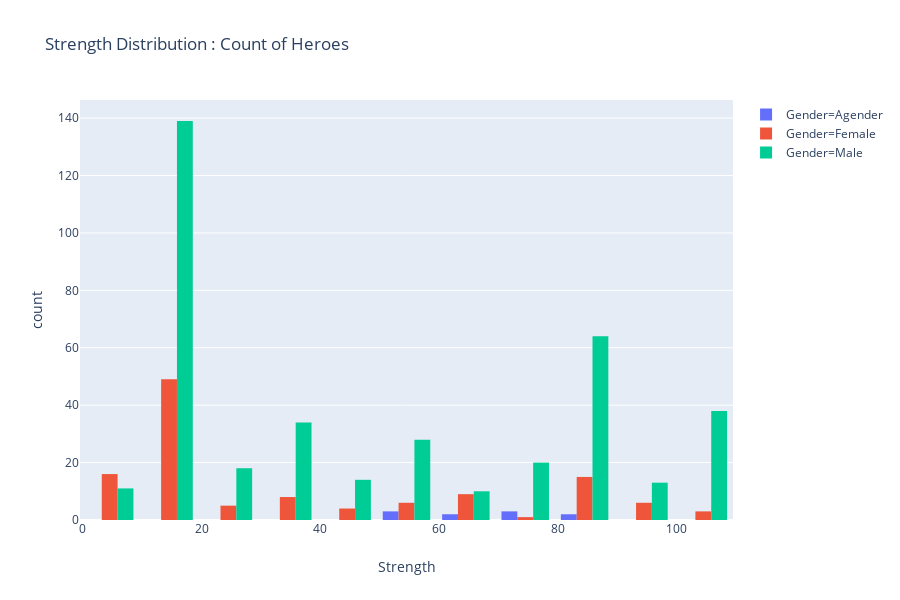

This figure's notebook cell:
### Markdown cell above
But maybe you want to see the like bins grouped together?

### Code cell
px.histogram(data_frame=heroes[~heroes.Gender.isna()]
             , x="Strength"
             , color='Gender'
             , barmode = 'group'
             , labels={'count':'Count of Heroes'}
             , title="Strength Distribution : Count of Heroes"
             , template='plotly'
            )

### Figure 1 — Plotly figure (JSON) as saved in the notebook; plotly's stock layout.template omitted (floating-point values rounded to 4 significant figures; data arrays with more than 128 entries replaced by an {"elided": "..."} marker saying what was removed)
{"data": [{"alignmentgroup": "True", "hoverlabel": {"namelength": 0}, "hovertemplate": "Gender=Agender<br>Strength=%{x}<br>count=%{y}", "legendgroup": "Gender=Agender", "marker": {"color": "#636efa"}, "name": "Gender=Agender", "offsetgroup": "Gender=Agender", "orientation": "v", "showlegend": true, "type": "histogram", "uid": "783fc85a-4bb5-466a-8bd1-4f67fa8a3970", "x": [85, 85, 72, 57, 57, 63, 53, 73, 73, 60], "xaxis": "x", "yaxis": "y"}, {"alignmentgroup": "True", "hoverlabel": {"namelength": 0}, "hovertemplate": "Gender=Female<br>Strength=%{x}<br>count=%{y}", "legendgroup": "Gender=Female", "marker": {"color": "#EF553B"}, "name": "Gender=Female", "offsetgroup": "Gender=Female", "orientation": "v", "showlegend": true, "type": "histogram", "uid": "9b4b5150-d2e0-424a-84ab-c828aaff09c2", "x": [80, 80, 80, 80, 63, 63, 10, 57, 57, 10, 10, 53, 53, 10, 10, 48, 34, 34, 34, 85, 8, 10, 13, 13, 10, 10, 10, 10, 10, 13, 80, 100, 62, 90, 90, 95, 80, 32, 4, 8, 15, 10, 13, 10, 63, 63, 10, 12, 10, 16, 14, 8, 80, 28, 100, 9, 16, 10, 10, 10, 32, 11, 8, 8, 8, 53, 89, 10, 12, 6, 28, 10, 8, 63, 10, 12, 10, 6, 10, 85, 10, 67, 63, 12, 85, 72, 52, 5, 85, 60, 10, 10, 14, 98, 4, 10, 10, 28, 8, 100, 10, 28, 8, 32, 36, 38, 42, 48, 40, 10, 98, 10, 83, 81, 10, 80, 8, 16, 90, 24, 10, 10], "xaxis": "x", "yaxis": "y"}, {"alignmentgroup": "True", "hoverlabel": {"namelength": 0}, "hovertemplate": "Gender=Male<br>Strength=%{x}<br>count=%{y}", "legendgroup": "Gender=Male", "marker": {"color": "#00cc96"}, "name": "Gender=Male", "offsetgroup": "Gender=Male", "orientation": "v", "showlegend": true, "type": "histogram", "uid": "cf8fe0d5-05ad-4ca3-8a96-5610332a1bc1", "x": {"elided": "389 int values"}, "xaxis": "x", "yaxis": "y"}], "layout": {"barmode": "group", "grid": {"xaxes": ["x"], "xgap": 0.1, "xside": "bottom", "yaxes": ["y"], "ygap": 0.1, "yside": "left"}, "height": 600, "legend": {"tracegroupgap": 0}, "title": {"text": "Strength Distribution : Count of Heroes"}, "xaxis": {"title": {"text": "Strength"}}, "yaxis": {"title": {"text": "count"}}}}
